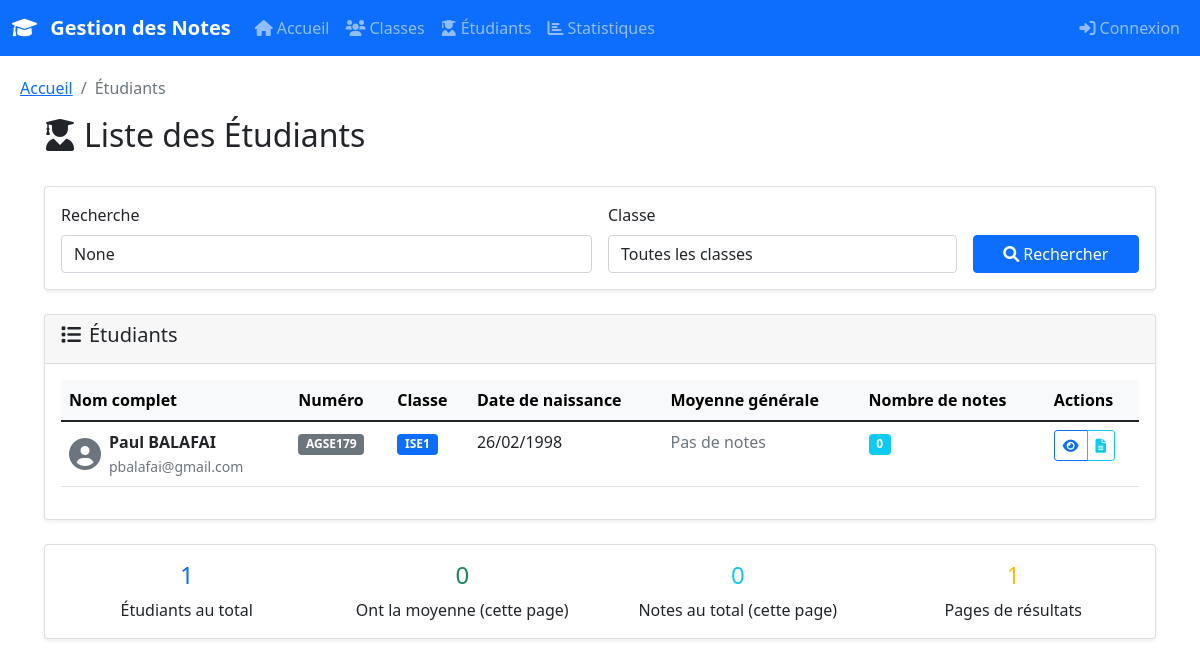
The app's page /etudiants/ with its own data.
### APP/models.py (models this page shows, shortened)
class Etudiant(models.Model):
    nom = models.CharField(max_length=100)
    prenom = models.CharField(max_length=100)
    date_naissance = models.DateField()
    numero_etudiant = models.CharField(max_length=20, unique=True)
    classe = models.ForeignKey(Classe, on_delete=models.CASCADE, related_name='etudiants')
    email = models.EmailField(blank=True)
    telephone = models.CharField(max_length=15, blank=True)
    adresse = models.TextField(blank=True)
    date_inscription = models.DateField(auto_now_add=True)
    class Meta:
        ordering = ['nom', 'prenom']
    @property
    def nom_complet(self):
        return f"{self.prenom} {self.nom}"

class Classe(models.Model):
    nom = models.CharField(max_length=50, unique=True)
    niveau = models.CharField(max_length=20)
    annee_scolaire = models.CharField(max_length=10, default="2024-2025")
    class Meta:
        ordering = ['nom']

### APP/views.py (the view)
# urls.py: path('etudiants/', views.liste_etudiants, name='liste_etudiants'),
def liste_etudiants(request):
    etudiants_list = Etudiant.objects.select_related('classe').annotate(
        moyenne=Avg('notes__note'),
        nb_notes=Count('notes')
    ).order_by('nom', 'prenom')
    search_query = request.GET.get('search')
    if search_query:
        etudiants_list = etudiants_list.filter(
            Q(nom__icontains=search_query) |
            Q(prenom__icontains=search_query) |
            Q(numero_etudiant__icontains=search_query)
        )
    classe_filter = request.GET.get('classe')
    if classe_filter:
        etudiants_list = etudiants_list.filter(classe_id=classe_filter)
    paginator = Paginator(etudiants_list, 20)
    page_number = request.GET.get('page')
    etudiants = paginator.get_page(page_number)
    context = {
        'etudiants': etudiants,
        'classes': Classe.objects.all(),
        'search_query': search_query,
        'classe_filter': classe_filter
    }
    return render(request, 'APP/liste_etudiants.html', context)

### templates/APP/liste_etudiants.html (shortened to what this page needs)
{% extends 'base.html' %}
{% block breadcrumb %}
<nav aria-label="breadcrumb">
    <ol class="breadcrumb">
        <li class="breadcrumb-item"><a href="{% url 'accueil' %}">Accueil</a></li>
        <li class="breadcrumb-item active" aria-current="page">Étudiants</li>
    </ol>
</nav>
{% endblock %}
{% block content %}
<div class="container-fluid">
    <div class="d-flex justify-content-between align-items-center mb-4">
        <h2><i class="fas fa-user-graduate me-2"></i>Liste des Étudiants</h2>
    </div>
    <div class="card mb-4">
        <div class="card-body">
            <form method="get" class="row g-3">
                <div class="col-md-6">
                    <label for="search" class="form-label">Recherche</label>
                    <input type="text"
                           id="search"
                           name="search"
                           class="form-control"
                           placeholder="Nom, prénom ou numéro étudiant..."
                           value="{{ search_query }}">
                </div>
                <div class="col-md-4">
                    <label for="classe" class="form-label">Classe</label>
                    <select name="classe" id="classe" class="form-control">
                        <option value="">Toutes les classes</option>
                    </select>
                </div>
                <div class="col-md-2 d-flex align-items-end">
                    <button type="submit" class="btn btn-primary w-100">
                        <i class="fas fa-search me-1"></i>Rechercher
                    </button>
                </div>
            </form>
        </div>
    </div>
    <div class="card">
        <div class="card-header">
            <h5><i class="fas fa-list me-2"></i>Étudiants
            </h5>
        </div>
        <div class="card-body">
            {% if etudiants %}
            <div class="table-responsive">
                <table class="table table-hover">
                    <thead class="table-light">
                        <tr>
                            <th>Nom complet</th>
                            <th>Numéro</th>
                            <th>Classe</th>
                            <th>Date de naissance</th>
                            <th>Moyenne générale</th>
                            <th>Nombre de notes</th>
                            <th>Actions</th>
                        </tr>
                    </thead>
                    <tbody>
                        {% for etudiant in etudiants %}
                        <tr>
                            <td>
                                <div class="d-flex align-items-center">
                                    <i class="fas fa-user-circle fa-2x text-muted me-2"></i>
                                    <div>
                                        <strong>{{ etudiant.nom_complet }}</strong>
                                        {% if etudiant.email %}
                                            <br><small class="text-muted">{{ etudiant.email }}</small>
                                        {% endif %}
                                    </div>
                                </div>
                            </td>
                            <td>
                                <span class="badge bg-secondary">{{ etudiant.numero_etudiant }}</span>
                            </td>
                            <td>
                                <a href="{% url 'detail_classe' etudiant.classe.id %}" class="text-decoration-none">
                                    <span class="badge bg-primary">{{ etudiant.classe.nom }}</span>
                                </a>
                            </td>
                            <td>{{ etudiant.date_naissance|date:"d/m/Y" }}</td>
                            <td>
                                {% if etudiant.moyenne %}
                                    <span class="badge {% if etudiant.moyenne >= 15 %}bg-success{% elif etudiant.moyenne >= 12 %}bg-warning{% elif etudiant.moyenne >= 10 %}bg-info{% else %}bg-danger{% endif %}">
                                        {{ etudiant.moyenne|floatformat:2 }}/20
                                    </span>
                                {% else %}
                                    <span class="text-muted">Pas de notes</span>
                                {% endif %}
                            </td>
                            <td>
                                <span class="badge bg-info">{{ etudiant.nb_notes }}</span>
                            </td>
                            <td>
                                <div class="btn-group btn-group-sm">
                                    <a href="{% url 'detail_etudiant' etudiant.id %}"
                                       class="btn btn-outline-primary"
                                       title="Voir le profil">
                                        <i class="fas fa-eye"></i>
                                    </a>
                                    <a href="{% url 'bulletin_etudiant' etudiant.id %}"
                                       class="btn btn-outline-info"
                                       title="Voir le bulletin">
                                        <i class="fas fa-file-alt"></i>
                                    </a>
                                </div>
                            </td>
                        </tr>
                        {% endfor %}
                    </tbody>
                </table>
            </div>
            {% endif %}
        </div>
    </div>
    {% if etudiants %}
    <div class="row mt-4">
        <div class="col-12">
            <div class="card">
                <div class="card-body">
                    <div class="row text-center">
                        <div class="col-md-3">
                            <h4 class="text-primary">{{ etudiants.paginator.count }}</h4>
                            <p class="mb-0">Étudiants au total</p>
                        </div>
                        <div class="col-md-3">
                            <h4 class="text-success">
                                {% for etudiant in etudiants %}
                                    {% if etudiant.moyenne and etudiant.moyenne >= 10 %}1{% else %}0{% endif %}
                                {% endfor %}
                            </h4>
                            <p class="mb-0">Ont la moyenne (cette page)</p>
                        </div>
                        <div class="col-md-3">
                            <h4 class="text-info">
                                {% for etudiant in etudiants %}{{ etudiant.nb_notes|add:0 }}{% if not forloop.last %}+{% endif %}{% endfor %}
                            </h4>
                            <p class="mb-0">Notes au total (cette page)</p>
                        </div>
                        <div class="col-md-3">
                            <h4 class="text-warning">{{ etudiants.paginator.num_pages }}</h4>
                            <p class="mb-0">Pages de résultats</p>
                        </div>
                    </div>
                </div>
            </div>
        </div>
    </div>
    {% endif %}
</div>
{% endblock %}

### templates/base.html (style rules this page uses)
.card { box-shadow: 0 0.125rem 0.25rem rgba(0, 0, 0, 0.075); border: 1px solid rgba(0, 0, 0, 0.125); }

### records on screen
Etudiant: nom_complet "Paul BALAFAI", email "pbalafai@gmail.com", numero_etudiant "AGSE179", classe.nom "ISE1", date_naissance "26/02/1998", shows "Pas de notes", nb_notes "0", nb_notes|add "0"

### other values on screen
{{ etudiants.paginator.count }} "1"
{{ etudiants.paginator.num_pages }} "1"
